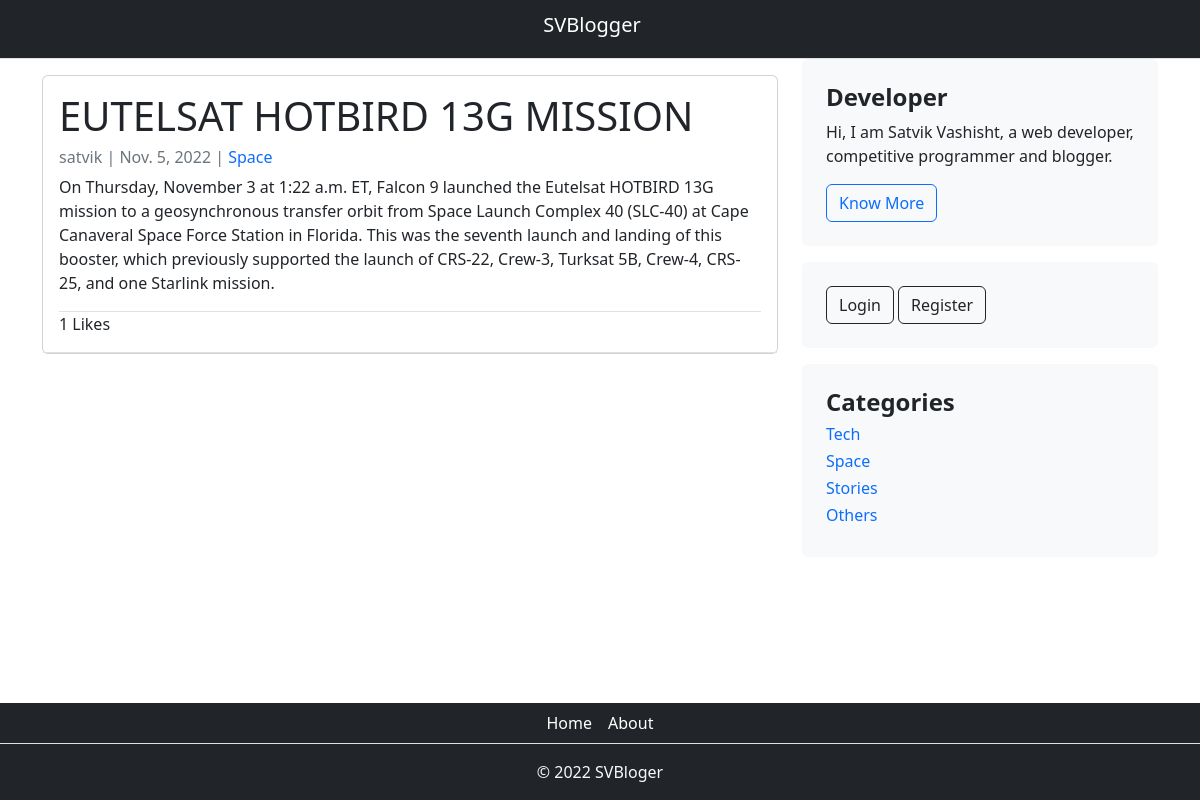
Page /blog/2 on the committed database.
### home/models.py (models this page shows, shortened)
class Post(models.Model):
    title = models.CharField(max_length=100)
    author = models.ForeignKey(User, on_delete=models.CASCADE)
    body = models.TextField()
    created_on = models.DateField(auto_now_add=True)
    category = models.CharField(max_length=100, default='others')
    likes = models.ManyToManyField(User, related_name='blog_post')
    def total_like(self):
        return self.likes.count()

class Category(models.Model):
    name = models.CharField(max_length=100)
    def __str__(self):
        return self.name

### home/views.py (the view)
# urls.py: path('blog/<int:pk>',PostDetail.as_view(),name="post"),
class PostDetail(DetailView):
    model = Post
    template_name = "post.html"
    def get_context_data(self, *args, **kwargs):
        cat_menu = Category.objects.all()
        context = super(PostDetail, self).get_context_data(*args, **kwargs)
        stuff = get_object_or_404(Post, id=self.kwargs['pk'])
        total_likes = stuff.total_like()
        liked = False
        if stuff.likes.filter(id=self.request.user.id).exists():
            liked = True
        context["cat_menu"] = cat_menu
        context["total_likes"] = total_likes
        context["liked"] = liked
        return context

### home/templates/post.html (shortened to what this page needs)
{% extends 'base.html' %} {% block content %}
<div class="container">
  <div class="row">
    <div class="col-md-8  mt-3 left">
      <div class="card mb-4">
        <div class="card-body">
          <h1>{{ object.title }}</h1>
          <p class="card-text text-muted h6">{{ object.author }} | {{ post.created_on }} | <a href="{% url 'category' post.category %}" style="text-decoration: none;">{{ post.category }}</a></p>
          <p class="card-text">{{ object.body | safe }}</p>
          <div class="border-top">
            {{ total_likes }} Likes
          </div>
        </div>
        <div class="border-top">
        </div>
      </div>
    </div>
    {% block sidebar %} {% include 'sidebar.html' %} {% endblock sidebar %}
  </div>
</div>
{% endblock content %}

### home/templates/sidebar.html
{% block sidebar %}
<div class="col-md-4">
    <div class="position-sticky" style="top: 2rem;">
        <div class="p-4 mb-3 bg-light rounded">
          <h4 class=""><strong>Developer</strong></h4>
          <p class=" mb-0">Hi, I am Satvik Vashisht, a web developer, competitive programmer and blogger.</p>
          <a href="https://morning-coast-06742.herokuapp.com/" class="btn btn-outline-primary mt-3">Know More</a>
        </div>
        <div class="p-4 mb-3 bg-light rounded">
          {% if user.is_authenticated %}
          <h4 class="title"><strong>{{ user.username }}</strong></h4>
          <a href="{% url 'addpost' %}"><button type="button" class="btn btn-outline-dark text-center">Add Post</button></a>
          <a href="{% url 'logout' %}"><button type="button" class="btn btn-outline-dark text-center">Logout</button></a>
          {% else %}
          <a href="{% url 'login' %}"><button type="button" class="btn btn-outline-dark text-center">Login</button></a>
          <a href="{% url 'register' %}"><button type="button" class="btn btn-outline-dark text-center">Register</button></a>
          {% endif %}
        </div>
        <div class="p-4 mb-3 bg-light rounded">
          <h4 class=""><strong>Categories</strong></h4>
            {% for item in cat_menu %}
            <h6 class=""><a href="{% url 'category' item %}" style="text-decoration: none;">{{ item }}</a></h6>
            {% endfor %}
        </div>
    </div>
</div>
{% endblock sidebar %}

### home/templates/base.html (style rules this page uses)
html, body { height: 100%; width: 100%; margin: 0; display: table; }

### rows in the picture
Post: title "EUTELSAT HOTBIRD 13G MISSION", author "satvik", created_on "Nov. 5, 2022", category "Space", body "On Thursday, November 3 at 1:22 a.m. ET, Falcon 9 launched the Eutelsat HOTBIRD 13G mission to a geosynchronous transfer orbit from Space Launch Complex 40 (SLC-40) at Cape Canaveral Space Force Station in Florida. This was the seventh launch and landing of this booster, which previously supported the launch of CRS-22, Crew-3, Turksat 5B, Crew-4, CRS-25, and one Starlink mission."
Category: name "Tech"
Category: name "Space"
Category: name "Stories"
Category: name "Others"

### other values in the picture
{{ total_likes }} "1"
